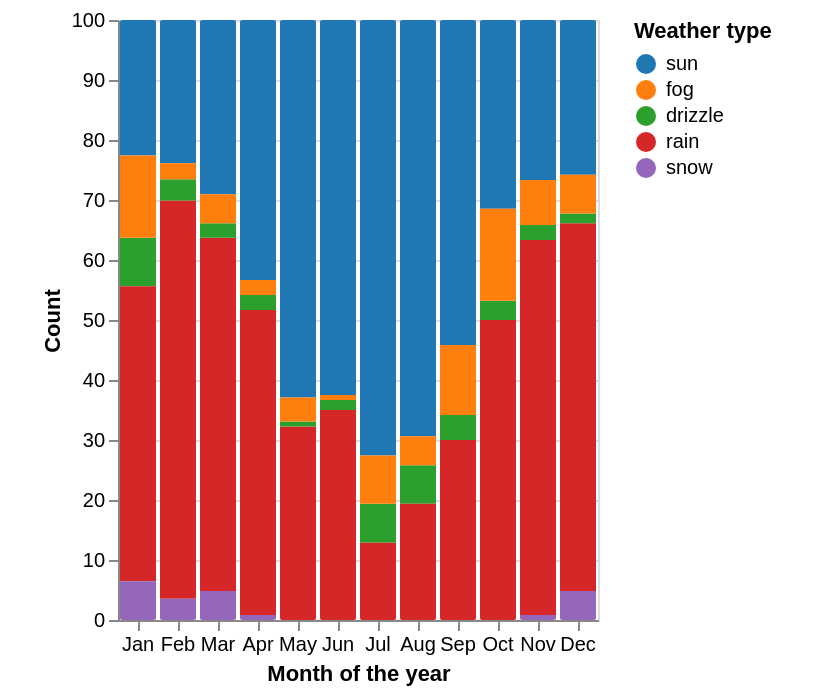

Write a Vega-Lite specification for this figure.
### Vega-Lite specification from a JSON file in a GitHub repository (floating-point values rounded to 4 significant figures; data arrays with more than 128 entries replaced by an {"elided": "..."} marker saying what was removed)
{"$schema": "https://vega.github.io/schema/vega-lite/v5.json", "data": {"values": {"elided": "1461 records"}, "format": {"parse": {"date": "date"}}}, "padding": {"left": 20, "top": 5, "right": 30, "bottom": 5}, "resolve": {"scale": {"color": "independent"}}, "background": "#ffffff", "layer": [{"mark": {"type": "bar", "cornerRadius": 1, "tooltip": true, "binSpacing": 1}, "encoding": {"x": {"timeUnit": "month", "field": "date", "type": "ordinal", "axis": {"title": "Month of the year", "orient": "bottom"}}, "y": {"aggregate": "count", "type": "quantitative", "field": "weather", "axis": {"title": "Count", "orient": "left", "labelExpr": "datum.value*100"}, "stack": "normalize"}, "opacity": {"value": 1}, "color": {"field": "weather", "type": "nominal", "scale": {"domain": ["sun", "fog", "drizzle", "rain", "snow"], "range": ["#1f77b4", "#ff7f0e", "#2ca02c", "#d62728", "#9467bd", "#8c564b", "#e377c2", "#7f7f7f", "#bcbd22", "#17becf"]}, "legend": {"title": "Weather type", "orient": "right", "symbolType": "circle", "fillColor": "#ffffff"}}}}]}
